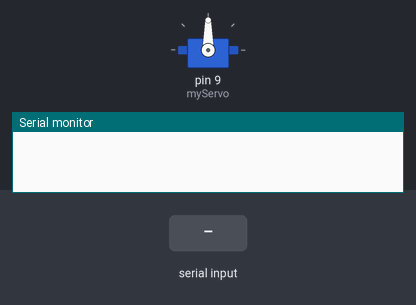
Bench run of a sketch on a simulated Arduino Uno, built with avr-gcc and run on an emulated ATmega328P. Parts: servo, the last lines printed to the serial monitor. The test bench sets the inputs (shaded band).

Above: at 1.2 s.
1.3 s: "30,150\n" received over Serial
At 2.0 s:
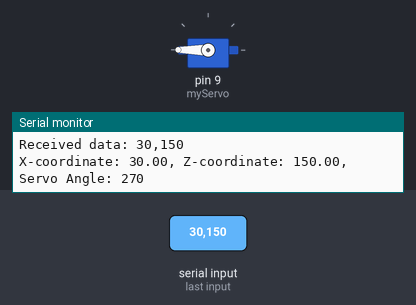
2.8 s: "1,90,45\n" received over Serial
At 3.2 s:
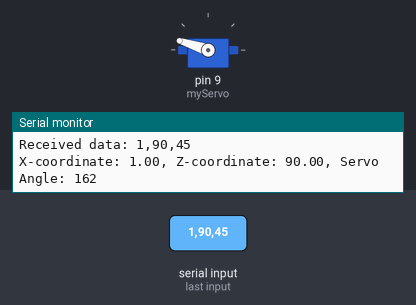
Timing chart, 0 to 5.8 s (numbered marks = the images above; inputs shaded):
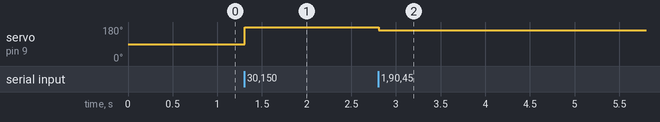

Measured:
- after the input at 1.3 s, servo on pin 9 (myServo): 90° → 180° at once
- after the input at 2.8 s, servo on pin 9 (myServo): 180° → 162° at once

The sketch:

DepthTracking.ino
```cpp
#include <Servo.h>

Servo myServo;

void setup() {
  Serial.begin(9600); // Initialize serial communication
  myServo.attach(9); // Attach servo to pin 9
}

void loop() {
  if (Serial.available() > 0) {
    String data = Serial.readStringUntil('\n'); // Read data until newline character
    Serial.println("Received data: " + data); // Print received data for debugging

    // Parse the received data
    int commaIndex = data.indexOf(',');
    if (commaIndex != -1) {
      String xCoordStr = data.substring(0, commaIndex);
      String zCoordStr = data.substring(commaIndex + 1);

      float xCoord = xCoordStr.toFloat(); // Convert string to float
      float zCoord = zCoordStr.toFloat(); // Convert string to float

      // Control servo based on zCoord value (assuming zCoord is the depth)
      int angle = map(zCoord, 0, 100, 0, 180); // Map depth range to servo angle (adjust range as needed)
      myServo.write(angle); // Set servo angle

      // Print received coordinates and servo angle to serial monitor
      Serial.print("X-coordinate: ");
      Serial.print(xCoord);
      Serial.print(", Z-coordinate: ");
      Serial.print(zCoord);
      Serial.print(", Servo Angle: ");
      Serial.println(angle);
    }
  }
}
```
